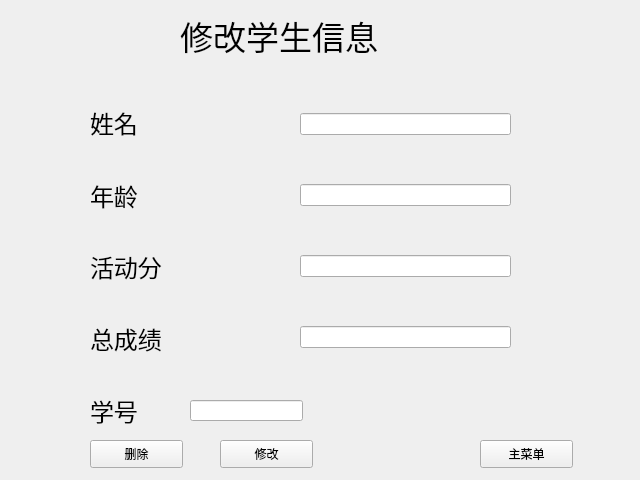
<?xml version="1.0" encoding="UTF-8"?>
<ui version="4.0">
 <class>ModifyWidget</class>
 <widget class="QWidget" name="ModifyWidget">
  <property name="geometry">
   <rect>
    <x>0</x>
    <y>0</y>
    <width>640</width>
    <height>480</height>
   </rect>
  </property>
  <property name="windowTitle">
   <string>Form</string>
  </property>
  <widget class="QPushButton" name="returnButton">
   <property name="geometry">
    <rect>
     <x>480</x>
     <y>440</y>
     <width>93</width>
     <height>28</height>
    </rect>
   </property>
   <property name="text">
    <string>主菜单</string>
   </property>
  </widget>
  <widget class="QLabel" name="label">
   <property name="geometry">
    <rect>
     <x>180</x>
     <y>0</y>
     <width>541</width>
     <height>71</height>
    </rect>
   </property>
   <property name="font">
    <font>
     <family>仿宋</family>
     <pointsize>25</pointsize>
    </font>
   </property>
   <property name="text">
    <string>修改学生信息</string>
   </property>
  </widget>
  <widget class="QWidget" name="verticalLayoutWidget">
   <property name="geometry">
    <rect>
     <x>90</x>
     <y>90</y>
     <width>141</width>
     <height>281</height>
    </rect>
   </property>
   <layout class="QVBoxLayout" name="verticalLayout">
    <item>
     <widget class="QLabel" name="label_2">
      <property name="font">
       <font>
        <family>宋体</family>
        <pointsize>18</pointsize>
       </font>
      </property>
      <property name="text">
       <string>姓名</string>
      </property>
     </widget>
    </item>
    <item>
     <widget class="QLabel" name="label_3">
      <property name="font">
       <font>
        <pointsize>18</pointsize>
       </font>
      </property>
      <property name="text">
       <string>年龄</string>
      </property>
     </widget>
    </item>
    <item>
     <widget class="QLabel" name="label_6">
      <property name="font">
       <font>
        <pointsize>18</pointsize>
       </font>
      </property>
      <property name="text">
       <string>活动分</string>
      </property>
     </widget>
    </item>
    <item>
     <widget class="QLabel" name="label_5">
      <property name="font">
       <font>
        <pointsize>18</pointsize>
       </font>
      </property>
      <property name="text">
       <string>总成绩</string>
      </property>
     </widget>
    </item>
   </layout>
  </widget>
  <widget class="QWidget" name="verticalLayoutWidget_2">
   <property name="geometry">
    <rect>
     <x>300</x>
     <y>70</y>
     <width>211</width>
     <height>321</height>
    </rect>
   </property>
   <layout class="QVBoxLayout" name="verticalLayout_2">
    <item>
     <widget class="QLineEdit" name="namelineEdit"/>
    </item>
    <item>
     <widget class="QLineEdit" name="agelineEdit"/>
    </item>
    <item>
     <widget class="QLineEdit" name="scorelineEdit"/>
    </item>
    <item>
     <widget class="QLineEdit" name="gpalineEdit"/>
    </item>
   </layout>
  </widget>
  <widget class="QLabel" name="label_4">
   <property name="geometry">
    <rect>
     <x>90</x>
     <y>390</y>
     <width>101</width>
     <height>41</height>
    </rect>
   </property>
   <property name="font">
    <font>
     <pointsize>18</pointsize>
    </font>
   </property>
   <property name="text">
    <string>学号</string>
   </property>
  </widget>
  <widget class="QLineEdit" name="idlineEdit">
   <property name="geometry">
    <rect>
     <x>190</x>
     <y>400</y>
     <width>113</width>
     <height>21</height>
    </rect>
   </property>
  </widget>
  <widget class="QPushButton" name="modifyButton">
   <property name="geometry">
    <rect>
     <x>220</x>
     <y>440</y>
     <width>93</width>
     <height>28</height>
    </rect>
   </property>
   <property name="text">
    <string>修改</string>
   </property>
  </widget>
  <widget class="QPushButton" name="deleteButton">
   <property name="geometry">
    <rect>
     <x>90</x>
     <y>440</y>
     <width>93</width>
     <height>28</height>
    </rect>
   </property>
   <property name="text">
    <string>删除</string>
   </property>
  </widget>
 </widget>
 <resources/>
 <connections/>
</ui>
